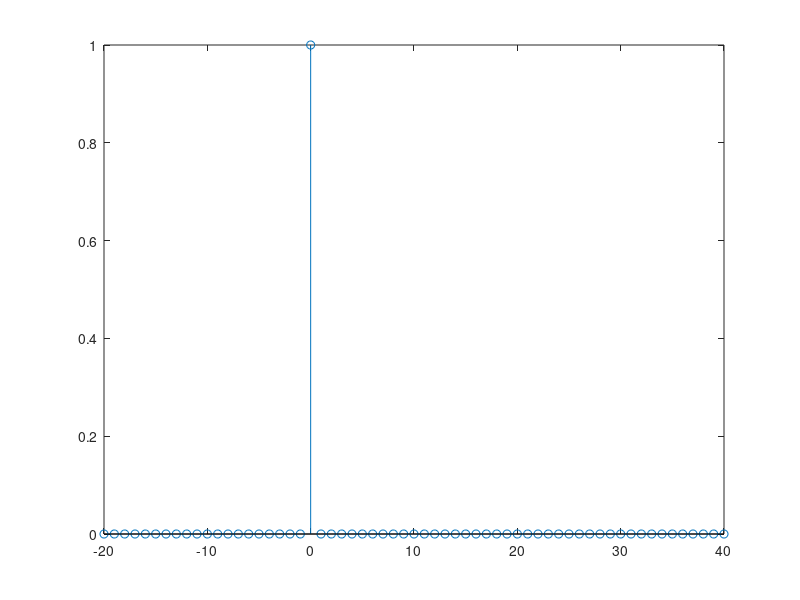
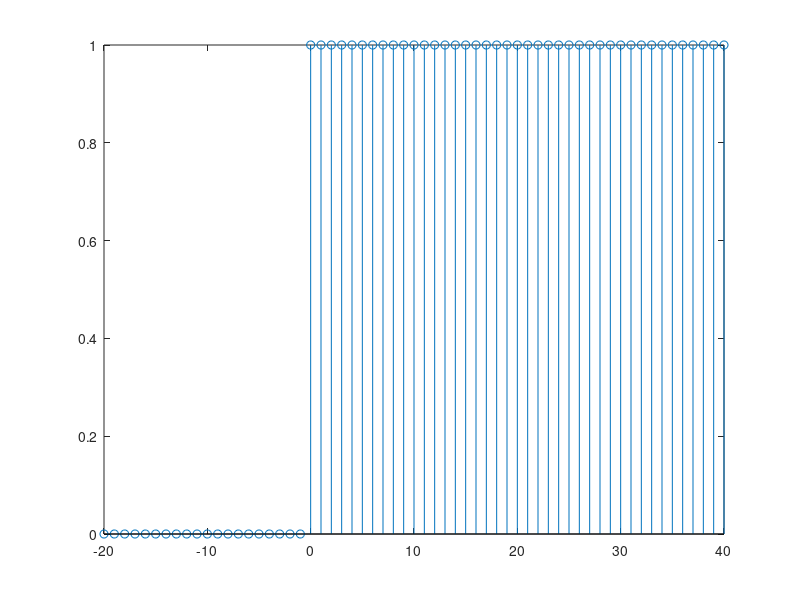
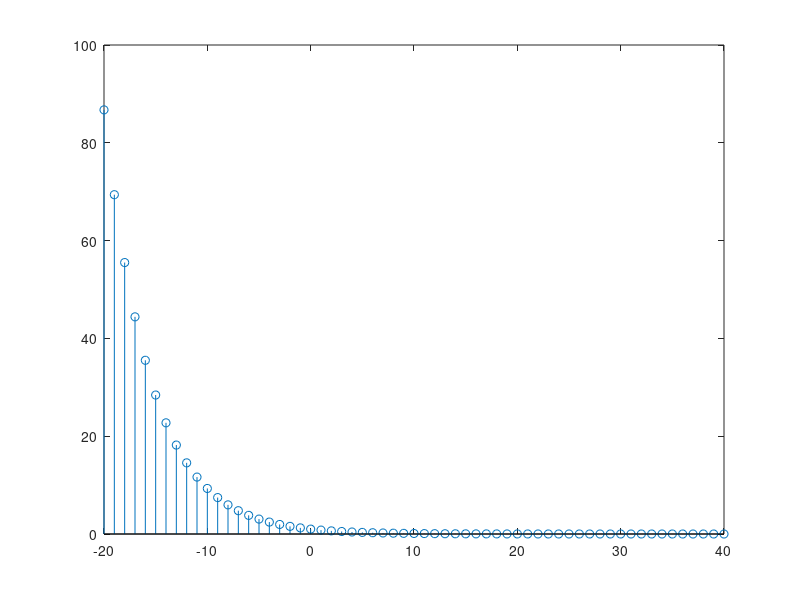
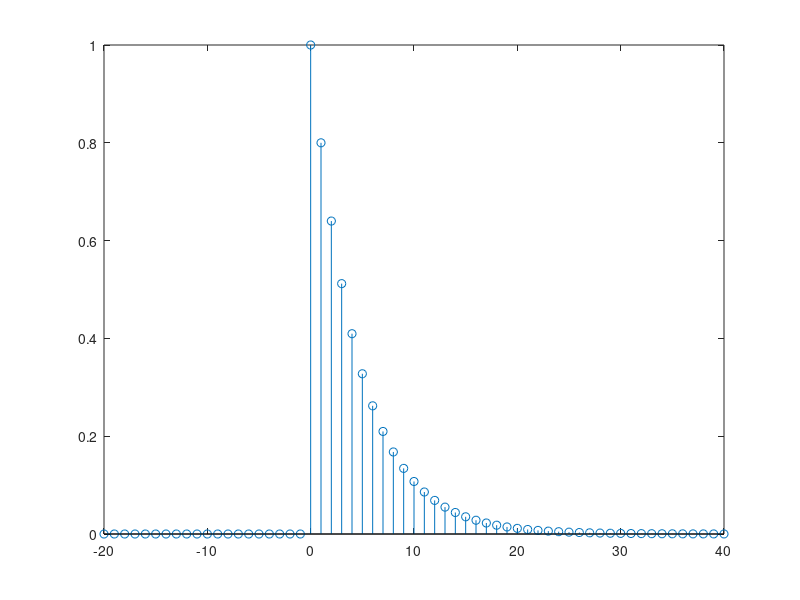

MATLAB code to generate these figures, in order: (Note: this script raises an error after producing the figures.)
% M.2.1 Visualisierung Diskreter Signale

k = -20:1:40;

% Delta-Folge
y = zeros(size(k));
idy = k == 0;
y(idy) = 1;
figure('Name','Delta-Folge', 'NumberTitle','off');
stem(k, y);

% Sprungfolge
y = zeros(size(k));
idy = k >= 0;
y(idy) = 1;
figure('Name','Sprungfolge', 'NumberTitle','off');
stem(k, y);

% reelle Exponentialfolge
y = 0.8.^k;
figure('Name','reelle Exponentialfolge', 'NumberTitle','off');
stem(k, y);

% reelle kausale Exponentialfolge
y = zeros(size(k));
idy = k >= 0;
y(idy) = 0.8.^k(idy);
figure('Name','reelle kausale Exponentialfolge', 'NumberTitle','off');
stem(k, y);

% komplexe Expinentialfolge
y = (0.9*exp(1i*pi/10)).^k;
figure('Name','komplexe Exponentialfolge', 'NumberTitle','off');
stemcomplex(k, y);
